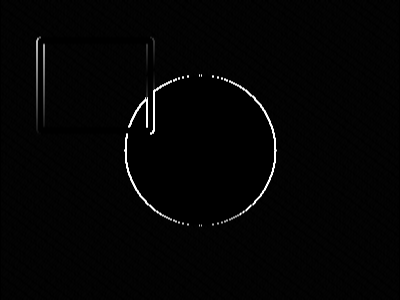
#> input picture 10_edge_detection/outputs/10_sobel_x.png, 400 x 300 px
$ python practical_10.py --input outputs/10_sobel_x.png   (older library calls are emulated)
#> lines starting #> are read from the running program, lines starting #| are printed output that depends on the picture; after the words box and inside, x2 and y2 are one past the last pixel; in counts of white or black regions, pixels touching at a corner belong together
import argparse
from pathlib import Path

import cv2
import numpy as np


def ensure_gray(image):
    return cv2.cvtColor(image, cv2.COLOR_BGR2GRAY) if image.ndim == 3 else image

def save(path, image):
    cv2.imwrite(str(path), image)

def load_or_create(path: Path, size=(300, 400)):
#> called with size = (300, 400)
    image = cv2.imread(str(path)) if path else None
#> image is the input picture: shape (300, 400, 3); min 0, max 255, mean 4.2
    if image is not None:
        return image
    h, w = size
    y, x = np.indices((h, w))
    image = np.zeros((h, w, 3), dtype=np.uint8)
    image[..., 0] = (x * 255 // w).astype(np.uint8)
    image[..., 1] = ((x + y) * 255 // (w + h)).astype(np.uint8)
    image[..., 2] = (y * 255 // h).astype(np.uint8)
    cv2.circle(image, (w // 2, h // 2), 75, (255, 255, 255), -1)
    cv2.rectangle(image, (40, 40), (150, 130), (0, 0, 255), 5)
    return image

def convolve2d_manual(image, kernel):
    kernel = np.flipud(np.fliplr(kernel))
    pad_y, pad_x = kernel.shape[0] // 2, kernel.shape[1] // 2
    padded = np.pad(image, ((pad_y, pad_y), (pad_x, pad_x)), mode="symmetric")
    result = np.zeros_like(image, dtype=np.float32)
    for y in range(image.shape[0]):
        for x in range(image.shape[1]):
            result[y, x] = np.sum(padded[y:y + kernel.shape[0], x:x + kernel.shape[1]] * kernel)
    return np.clip(result, 0, 255).astype(np.uint8)

def practical_10(image, out):
    gray = ensure_gray(image)
    sobel_x = cv2.convertScaleAbs(cv2.Sobel(gray, cv2.CV_64F, 1, 0, ksize=3))
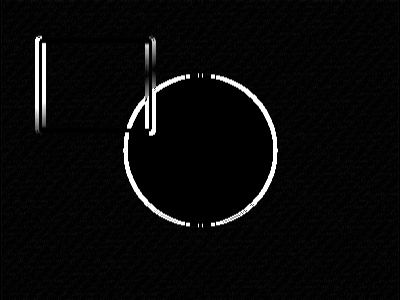
#> sobel_x: shape (300, 400); min 0, max 255, mean 9.3
    sobel_y = cv2.convertScaleAbs(cv2.Sobel(gray, cv2.CV_64F, 0, 1, ksize=3))
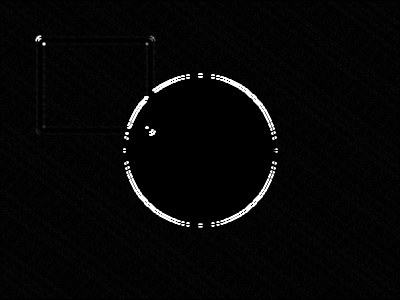
#> sobel_y: shape (300, 400); min 0, max 255, mean 6.2
    save(out / "10_sobel_x.png", sobel_x)
    save(out / "10_sobel_y.png", sobel_y)
    sobel = cv2.Sobel(gray, cv2.CV_64F, 1, 1, ksize=3)
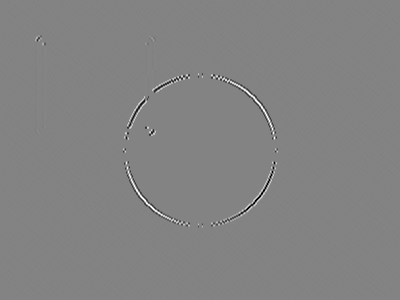
#> sobel: shape (300, 400) float64; min -424, max 400, mean 0; drawn with min black and max white
    save(out / "10_sobel.png", cv2.normalize(sobel, None, 0, 255, cv2.NORM_MINMAX).astype(np.uint8))
    save(out / "10_prewitt.png", convolve2d_manual(gray, np.array([[-1, -1, -1], [0, 0, 0], [1, 1, 1]], dtype=np.float32)))
#> in convolve2d_manual, `kernel = np.flipud(np.fliplr(kernel))`: kernel = [[1, 1, 1], [0, 0, 0], [-1, -1, -1]]
    save(out / "10_laplacian.png", cv2.convertScaleAbs(cv2.Laplacian(gray, cv2.CV_64F)))
#> in save (call 5), `cv2.imwrite(str(path), image)`:
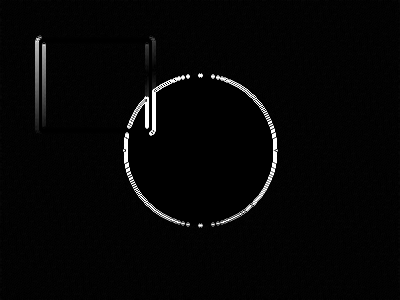
#> saved as 10_laplacian.png: shape (300, 400); min 0, max 255, mean 6
    save(out / "10_canny.png", cv2.Canny(gray, 100, 200))
#> in save (call 6), `cv2.imwrite(str(path), image)`:
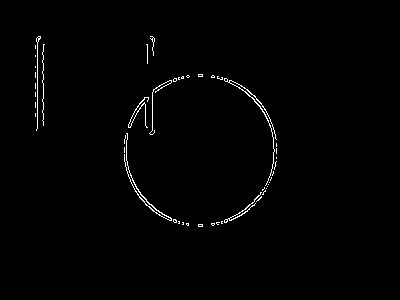
#> saved as 10_canny.png: shape (300, 400); 1% white in thin lines or dots, all inside (x1, y1, x2, y2) = (35, 36, 277, 227)


def main():
    parser = argparse.ArgumentParser(description="DIP Practical 10: Edge Detection")
    parser.add_argument("--input", type=Path, default=None, help="Optional input image path")
    parser.add_argument("--output", type=Path, default=Path(__file__).resolve().parent / "outputs")
    args = parser.parse_args()

    args.output.mkdir(parents=True, exist_ok=True)
    image = load_or_create(args.input)
    practical_10(image, args.output)
    print(f"Practical 10 completed. Results: {args.output.resolve()}")


if __name__ == "__main__":
    main()
